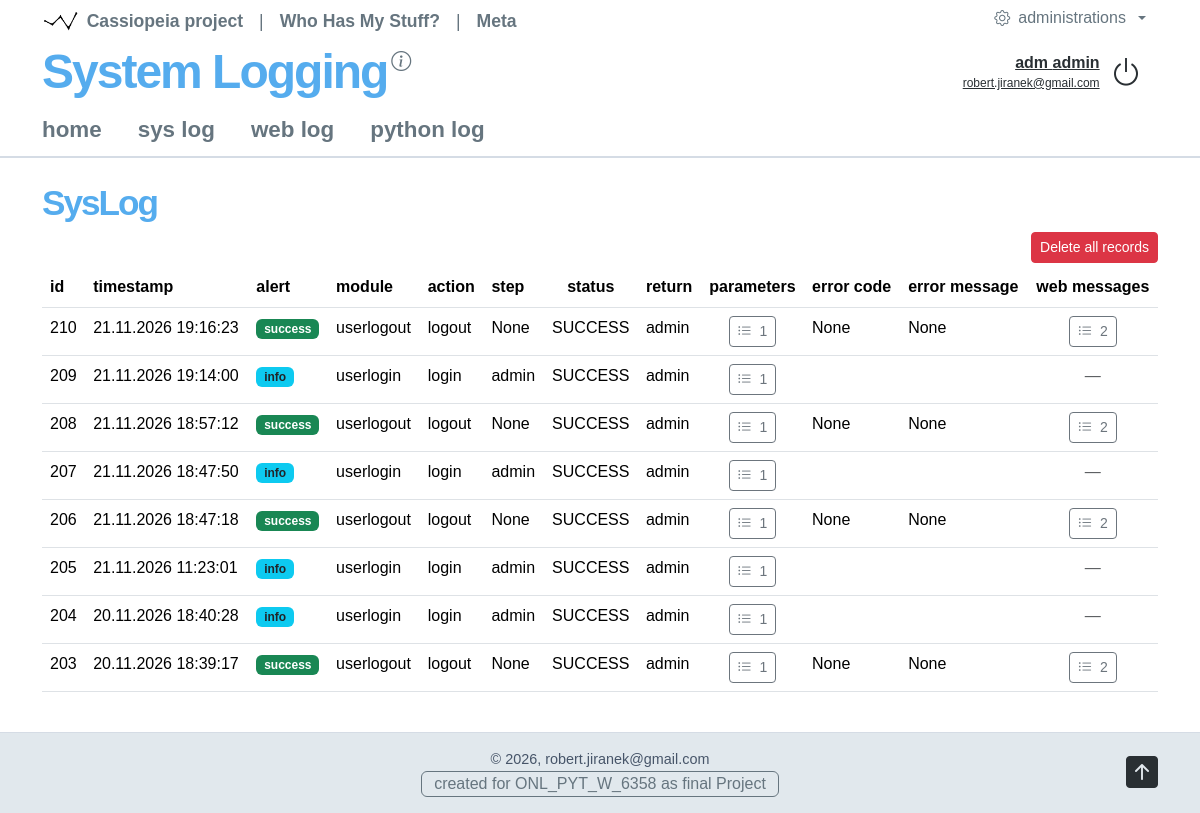
The page /syslog/sysloglist (signed in) on the database as committed earlier.
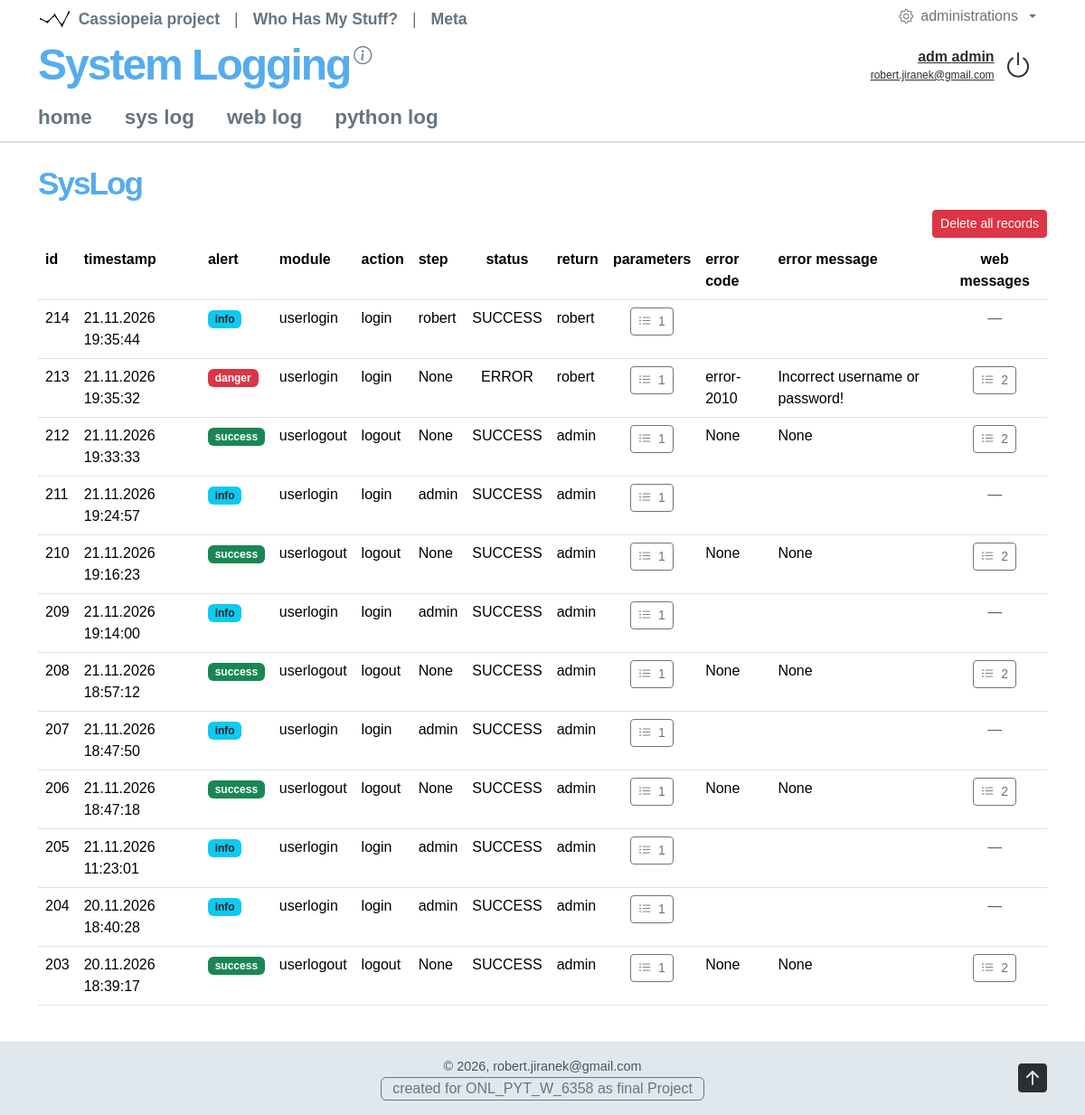
The same page on the database as committed later.
### syslog/models.py (models this page shows)
class SysLog(models.Model):
    timestamp = models.DateTimeField(auto_now_add=True, db_index=True)
    alert_code = models.CharField(max_length=12, null=True, db_index=True)
    module_code = models.CharField(max_length=32, null=True, db_index=True)
    action_code = models.CharField(max_length=32, null=True, db_index=True)
    step_code = models.CharField(max_length=32, null=True, db_index=True)
    status_code = models.CharField(max_length=12, null=True, db_index=True)
    parameters_value = models.JSONField(default=dict, null=True)
    retval_value = models.TextField(null=True)
    error_code = models.CharField(max_length=120, null=True, db_index=True)
    error_message = models.TextField(null=True)
    web_message = models.JSONField(default=dict, null=True)

### syslog/views/syslog.py (the view)
# urls.py: path('sysloglist', SysLogListView.as_view(), name='sysloglist'),
class SysLogListView(SysAuthNoPermission, View):
    permission_required = "syslog.view_syslog"
    def get(self, request):
        log_records = SysLog.objects.order_by("-timestamp", "-id")[:100]
        self.web_data = {'syslogs': log_records}
        return self.page_render(request, 'sysloglist', self.web_data)

### syscor/views/tools.py (called while the page is built)
    @staticmethod
    def session_clear(request, session_name):
        request.session.pop(session_name, None)
        return True

### syscor/views/web.py (called while the page is built)
    @staticmethod
    def web_application_attribute_get(application_code: str = 'cassiopeia', application_attribut: str = None) -> dict[str, str] | str:
        application_code = application_code.lower()
        attribs = WEB_APPLICATIONS[application_code].copy()
        attribs['application_code'] = application_code
        if application_attribut is None:
            return attribs
        else:
            application_attribut = application_attribut.lower()
            return attribs[application_attribut]

    @staticmethod
    def web_application_module_attribute_get(module_code: str = 'cassiopeia', module_attribut: str = None) -> dict[str, str] | str:
        module_code = module_code.lower()
        attribs = WEB_APPLICATION_MODULES[module_code].copy()
        attribs['module_code'] = module_code
        if module_attribut is None:
            return attribs
        else:
            module_attribut = module_attribut.lower()
            return attribs[module_attribut]

### syslog/templates/sysloglist.html (shortened to what this page needs)
{% extends "syscor-body.html" %}
{% block content-l2 %}
<h1>{{web_page_attributes.module_name}} </h1>
{% if perms.syslog.delete_syslog %}
<div class="d-flex justify-content-end mb-1">
    <form method="post"
          action="{% url 'syslogclear' %}"
          onsubmit="return confirm('Really delete all records?');">
        <button type="submit" class="btn btn-danger btn-sm">
            Delete all records
        </button>
    </form>
</div>
{% endif %}
<div class="table">
<table class="table">
    <tr>
        <th>id</th><th>timestamp</th><th>alert</th><th>module</th>
        <th>action</th><th>step</th><th class="text-sm-center">status</th><th>return</th>
        <th class="text-sm-center">parameters</th><th>error code</th><th>error message</th>
        <th class="text-sm-center">web messages</th>
    </tr>
{% for log in web_data.syslogs %}
    <tr>
        <td>{{ log.id }}</td>
        <td>{{ log.timestamp|date:"d.m.Y H:i:s" }}</td>
        <td>
            <span class="badge {% if log.alert_code|upper == 'DANGER' or log.alert_code == 'ERROR' %}bg-danger{% elif log.alert_code|upper == 'SUCCESS' %}bg-success{% elif log.alert_code|upper == 'WARNING' %}bg-warning text-dark{% elif log.alert_code|upper == 'INFO' %}bg-info text-dark{% else %}bg-secondary{% endif %}">
                {{ log.alert_code }}
            </span>
        </td>
        <td>{{ log.module_code }} </td>
        <td>{{ log.action_code }} </td>
        <td>{{ log.step_code }} </td>
        <td class="text-sm-center">{{ log.status_code }} </td>
        <td>{{ log.retval_value }} </td>
        <td class="text-sm-center">
            {% with log_id=log.id|stringformat:"s" %}
                {% include "objects/object-table-dictionary.html" with var_id="syslog-parameters-"|add:log_id var_label="" var_dictionary=log.parameters_value only %}
            {% endwith %}
        </td>
        <td>{{ log.error_code }}</td>
        <td>{{ log.error_message }}</td>
        <td class="text-sm-center">
            {% with log_id=log.id|stringformat:"s" %}
                {% include "objects/object-table-dictionary.html" with var_id="syslog-webmessages-"|add:log_id var_label="" var_dictionary=log.web_message only %}
            {% endwith %}
        </td>
    </tr>
{% empty %}
    <tr>
        <td colspan="12" class="text-center text-muted">
            No records in the table.
        </td>
    </tr>
{% endfor %}
</table>
</div>
{% endblock %}

### syscor/templates/objects/object-table-dictionary.html (shortened to what this page needs)
{% if var_dictionary %}
    <button type="button"
            class="btn btn-outline-secondary btn-sm"
            data-bs-toggle="modal"
            data-bs-target="#{{ var_id }}">
        <i class="bi bi-list-ul me-1"></i>
        {{ var_dictionary|length }}{% if var_label %}{{ var_label }}{% endif %}
    </button>
{% else %}
    <span class="text-body-secondary">—</span>
{% endif %}

Rows that differ between the two databases and show on the page:
added SysLog: id "214", timestamp "21.11.2026 19:35:44", alert_code "info", module_code "userlogin", action_code "login", step_code "robert", status_code "SUCCESS", retval_value "robert", var_dictionary "1"
added SysLog: id "213", timestamp "21.11.2026 19:35:32", alert_code "danger", module_code "userlogin", action_code "login", step_code "None", status_code "ERROR", retval_value "robert", var_dictionary "1 2", error_code "error-2010", error_message "Incorrect username or password!"
added SysLog: id "212", timestamp "21.11.2026 19:33:33", alert_code "success", module_code "userlogout", action_code "logout", step_code "None", status_code "SUCCESS", retval_value "admin", var_dictionary "1 2", error_code "None", error_message "None"
added SysLog: id "211", timestamp "21.11.2026 19:24:57", alert_code "info", module_code "userlogin", action_code "login", step_code "admin", status_code "SUCCESS", retval_value "admin", var_dictionary "1"
